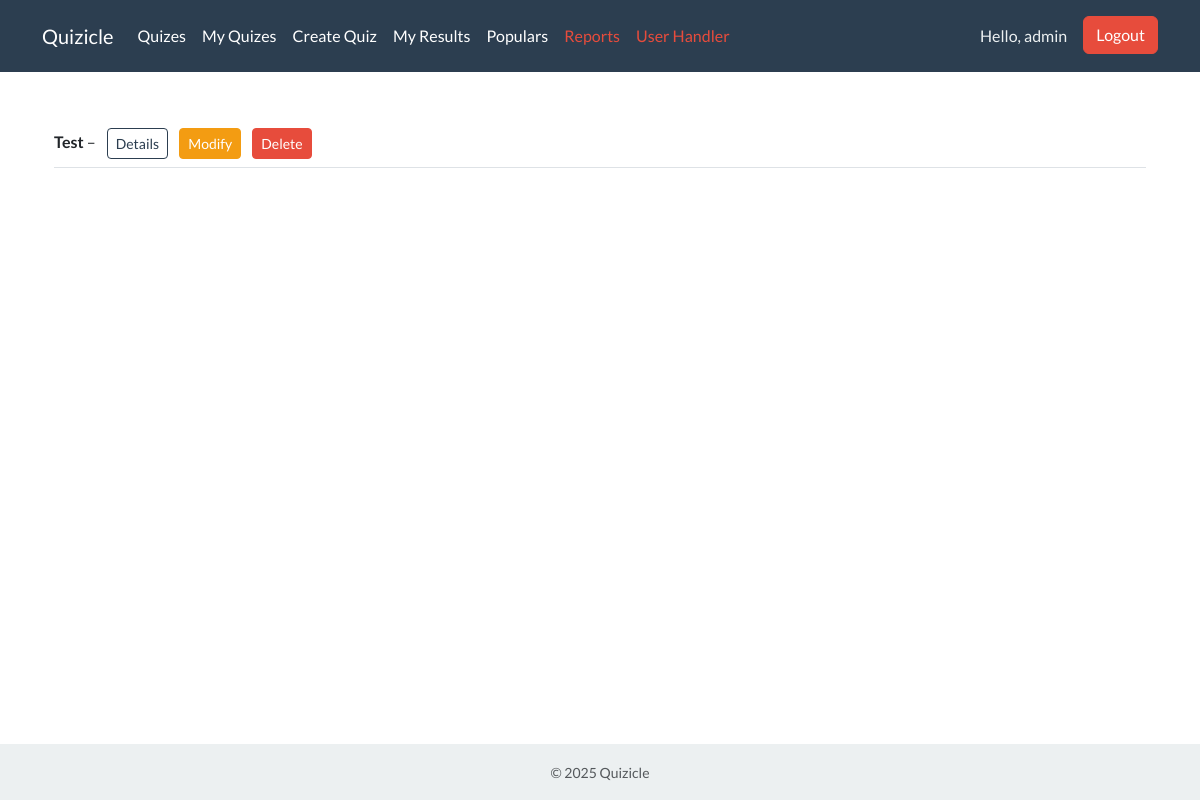
Page /my-quizzes/ (signed in) on the earlier database version.
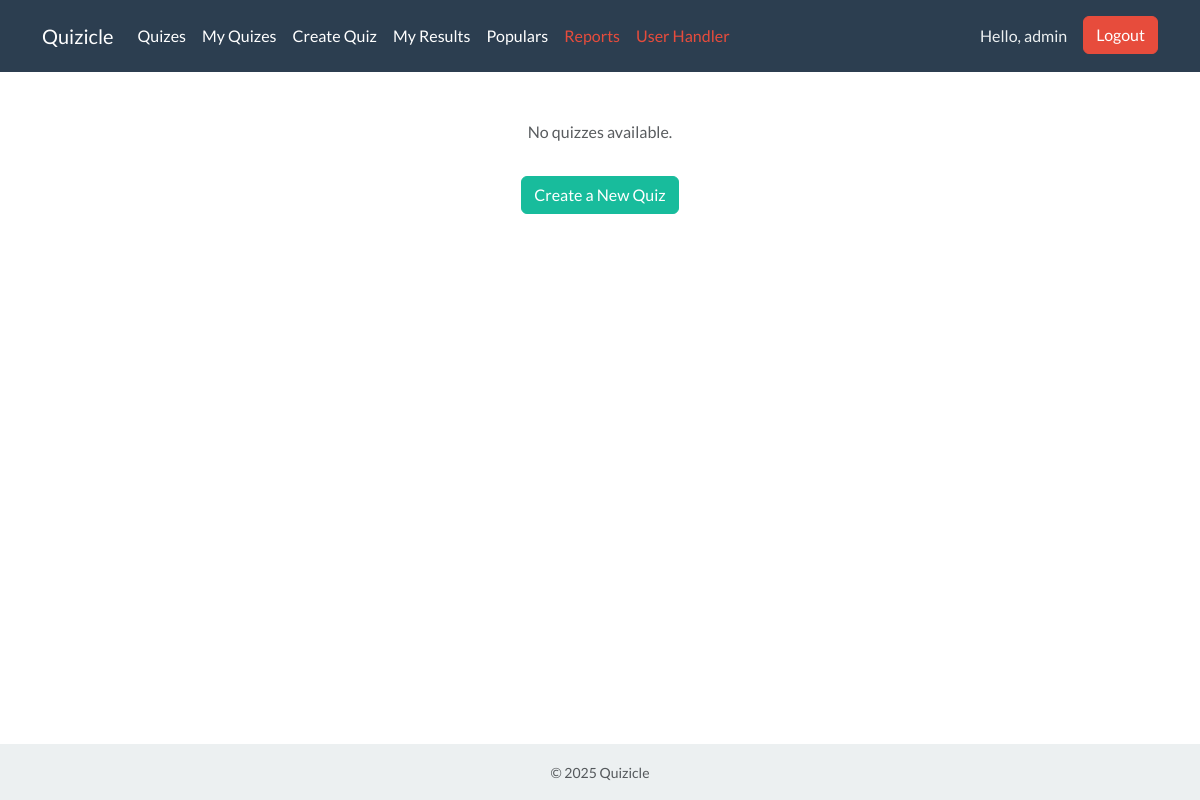
Same page on the later database version.
### projectname/models.py (models this page shows, shortened)
class Quiz(models.Model):
    quiz_name = models.CharField(max_length=150)
    description = models.TextField(default="Complete the quiz—get results")
    quiz_maximum_points = models.IntegerField(default=0, editable=False)  # Auto-calculated
    question_count = models.IntegerField(default=0, editable=False)  # Auto-calculated
    creator = models.ForeignKey(User, on_delete=models.CASCADE, related_name='questions_created')
    class Meta:
        app_label = 'projectname'
        ordering = ['-id']

### projectname/views.py (the view)
# urls.py: path('my-quizzes/', views.QuizListView.as_view(), name='quiz_list'),
class QuizListView(LoginRequiredMixin, ListView):
    model = Quiz
    template_name = 'quiz_list.html'
    context_object_name = 'quizzes'
    def get_queryset(self):
        query = self.request.GET.get('q', '')
        base_queryset = Quiz.objects.filter(creator=self.request.user)
        return base_queryset.filter(quiz_name__icontains=query) if query else base_queryset

### templates/quiz_list.html (shortened to what this page needs)
{% extends 'base.html' %}
{% load i18n %}
{% block content %}
<div class="container mt-4">
    <div id="quiz-list">
        {% for quiz in quizzes %}
            <div class="quiz-item d-flex justify-content-between align-items-center border-bottom py-2">
                <div>
                    <strong>{{ quiz.quiz_name }}</strong> –
                    <a href="{% url 'quiz_details' quiz.id %}" class="btn btn-sm btn-outline-primary ms-2">
                        Details
                    </a>
                    {% if quiz.creator == user %}
                        <a href="{% url 'modify_quiz' quiz.id %}" class="btn btn-sm btn-warning ms-2">
                            Modify
                        </a>
                        <a href="{% url 'quiz_delete' quiz.id %}" class="btn btn-sm btn-danger ms-2">
                            Delete
                        </a>
                    {% endif %}
                </div>
            </div>
        {% empty %}
        <div class="d-flex flex-column justify-content-center align-items-center vh-50">
            <p class="text-muted">{% trans "No quizzes available." %}</p>
            <a href="{% url 'create_quiz' %}" class="btn btn-success mt-3">
                {% trans "Create a New Quiz" %}
            </a>
        </div>
        {% endfor %}
    </div>
</div>
{% endblock %}

### templates/base.html (shortened to what this page needs)
<!DOCTYPE html>
<html lang="en">
<head>
    <link rel="stylesheet" href="https://cdn.jsdelivr.net/npm/bootswatch@5.3.0/dist/flatly/bootstrap.min.css">
</head>
<body>
<nav class="navbar navbar-expand-lg navbar-dark bg-primary">
    <div class="container">
        <a class="navbar-brand" href="{% url 'well_done' %}">Quizicle</a>
        <ul class="navbar-nav me-auto mb-2 mb-lg-0">
            <li class="nav-item">
                <a class="nav-link" aria-current="page" href="{% url 'quiz_public_list' %}">Quizes</a>
            </li>
            <li class="nav-item">
                <a class="nav-link" aria-current="page" href="{% url 'quiz_list' %}">My Quizes</a>
            </li>
            <li class="nav-item">
                <a class="nav-link" aria-current="page" href="{% url 'create_quiz' %}">Create Quiz</a>
            </li>
            <li class="nav-item">
                <a class="nav-link" aria-current="page" href="{% url 'user_results' %}">My Results</a>
            </li>
            <li class="nav-item">
                <a class="nav-link" aria-current="page" href="{% url 'popular_quizzes' %}">Populars</a>
            </li>
            {% if user.is_superuser %}
                <li class="nav-item">
                    <a class="nav-link text-danger" href="{% url 'admin_reports' %}">Reports</a>
                </li>
            {% endif %}
            {% if user.is_superuser %}
                <li class="nav-item">
                    <a class="nav-link text-danger" href="{% url 'user_handler' %}">User Handler</a>
                </li>
            {% endif %}
        </ul>
        <div class="d-flex">
            {% if user.is_authenticated %}
                <a href="{% url 'user_profile' %}" class="navbar-text me-3 text-light text-decoration-none">
                    Hello, {{ user.username }}
                </a>
                <form action="{% url 'logout' %}" method="post">
                    <button class="btn btn-danger" type="submit">Logout</button>
                </form>
            {% else %}
                <a href="{% url 'login' %}" class="btn btn-outline-light btn-sm me-2">Login</a>
                <a href="{% url 'register' %}" class="btn btn-light btn-sm">Register</a>
            {% endif %}
        </div>
    </div>
</nav>
<div class="container mt-4">
    {% block content %}
    {% endblock %}
</div>
<footer class="bg-light text-center text-muted mt-5 py-3">
    <div class="container">
        <small>&copy; 2025 Quizicle</small>
    </div>
</footer>
</body>
</html>

### templates/base.html (style rules this page uses)
html, body { height: 100%; margin: 0; }
body { display: flex; flex-direction: column; }
.container { flex: 1 0 auto; }
footer { flex-shrink: 0; position: relative; width: 100%; }

Differences in the rows shown:
removed Quiz: quiz_name "Test", shows "Modify"
Other differences:
text now shown: "No quizzes available. Create a New Quiz"
